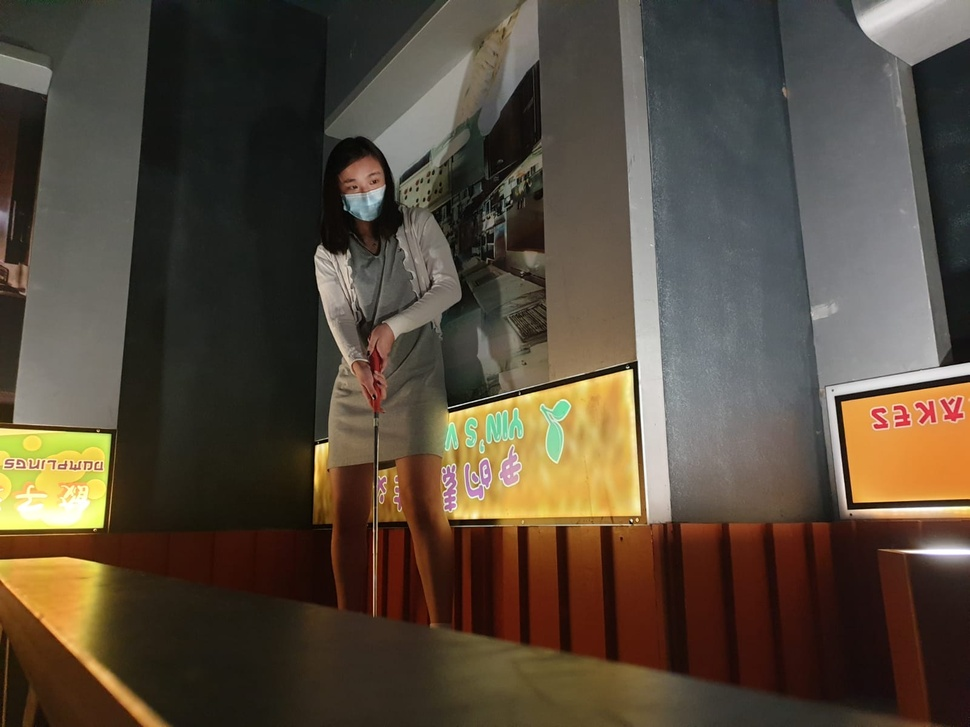
#> input picture Photos/Cuiwen 2.jpeg, 970 x 727 px, shrunk from 1600 x 1200 before the run
$ python '5 Essential Functions.py'
#> lines starting #> are read from the running program, lines starting #| are printed output that depends on the picture; after the words box and inside, x2 and y2 are one past the last pixel; in counts of white or black regions, pixels touching at a corner belong together
import cv2 as cv

img = cv.imread('Photos/Cuiwen 2.jpeg')
#> img is the input picture: shape (727, 970, 3); mean B, G, R 59.8, 74.1, 85.8

cv.imshow("Cuiwen 2",img)

# Converting an image to Grayscale (Function1)[Converts image to gray to see intensity]
gray = cv.cvtColor(img, cv.COLOR_BGR2GRAY)
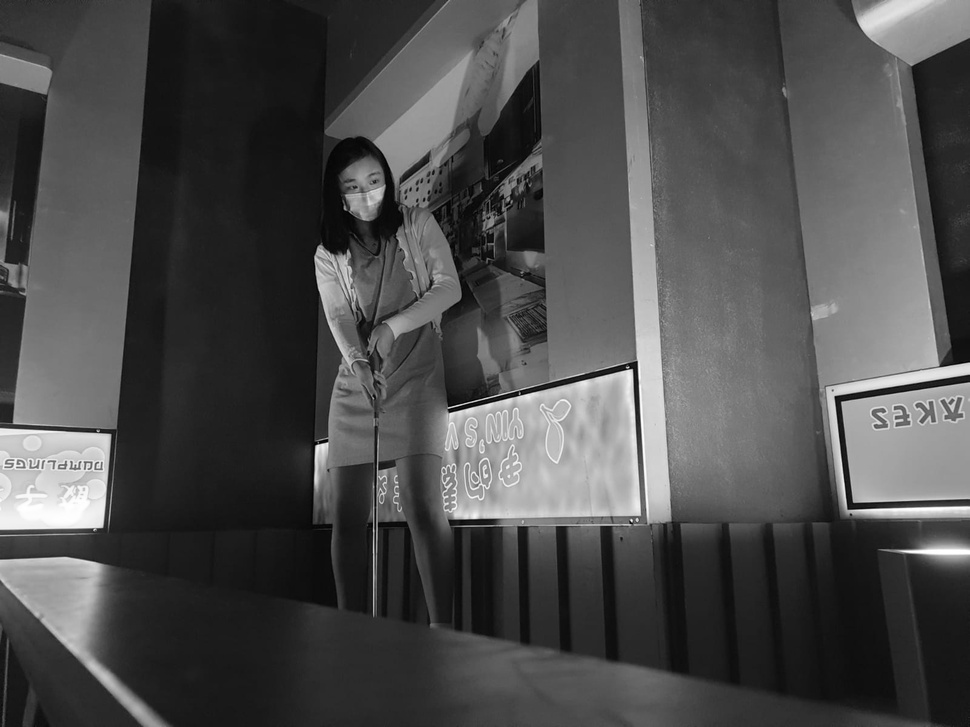
#> gray: shape (727, 970); min 0, max 255, mean 76

cv.imshow('Gray',gray)

# How to blurr an image
blur =cv.GaussianBlur(img,(7,7), cv.BORDER_DEFAULT) # the (3,3) is the blur intensity so if u want more blur increase the number BUT THE NUMBER MUST ALWAYS BE ODD!!
cv.imshow('Blur',blur)

# Edge Cascade [This shows the edges][If u want to reduce the edges pass in the blur variable instead of img]note:More blur= less edges(inversely proportional)
canny = cv.Canny(img, 125,175)
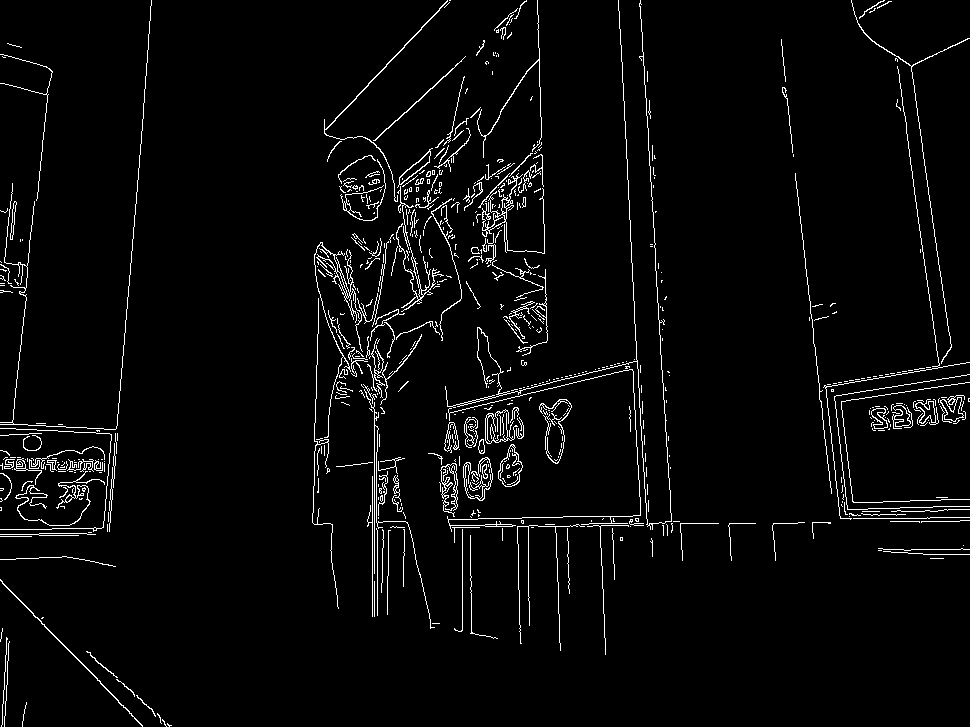
#> canny: shape (727, 970); 3.4% white in thin lines or dots
cv.imshow('Canny Edges',canny)

# How to Dilate an image using a specific structuring element
dilated = cv.dilate(canny,(7,7), iterations=4) #increasing iterations will increase thickness and kernel size controls the dilation
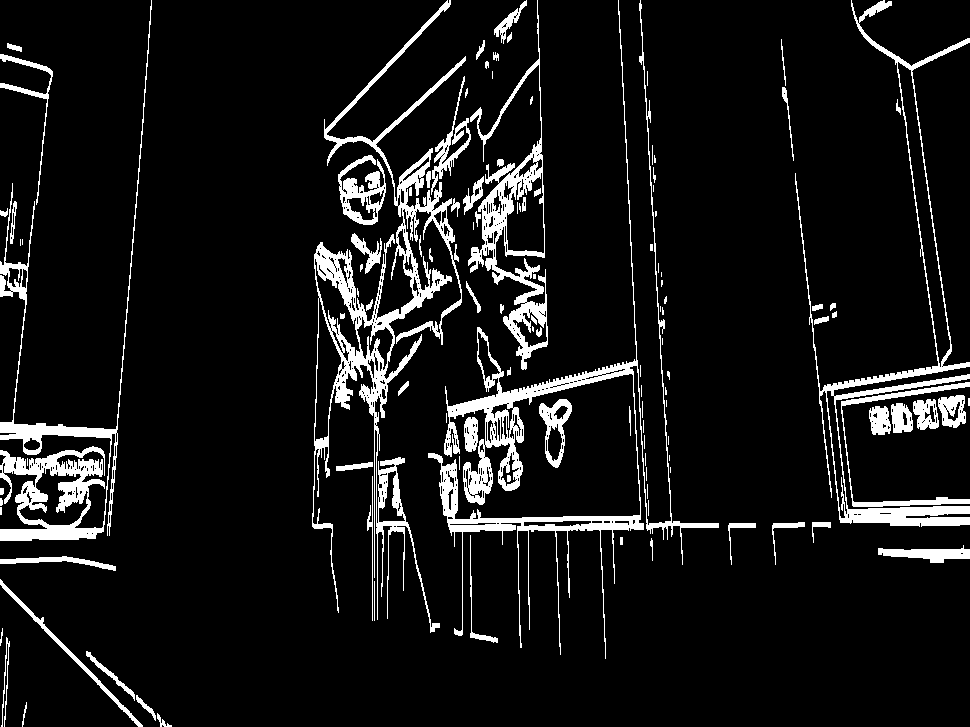
#> dilated: shape (727, 970); 8.6% white; 117 white regions (43 under 20 px), largest, box (x1, y1, x2, y2) and area: (312, 0, 466, 633) 13296, (428, 0, 719, 659) 11511, (0, 0, 152, 541) 8141
cv.imshow('Dilated',dilated)

# How to Erode an image
#> (the run stopped early here; a loop or call above may not have finished)

$ run again, with Photos/Cuiwen 1.jpeg copied over Photos/Cuiwen 2.jpeg
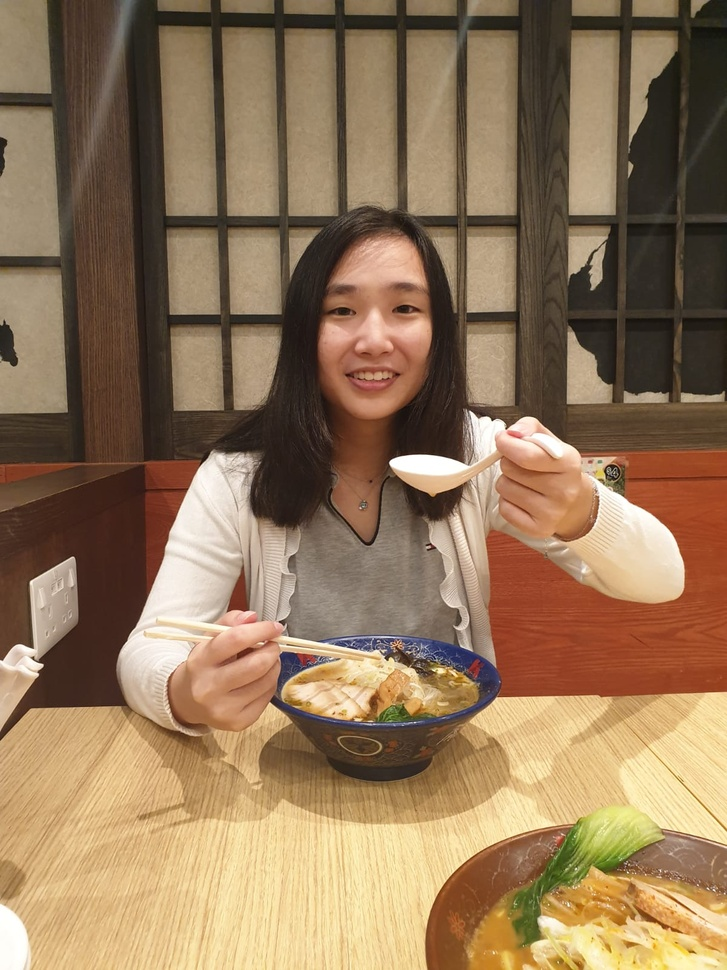
#> input picture Photos/Cuiwen 1.jpeg, 727 x 970 px, shrunk from 1200 x 1600 before the run
#> img is the input picture: shape (970, 727, 3); mean B, G, R 89.4, 119.1, 146.3
#> `canny = cv.Canny(img, 125,175)`:
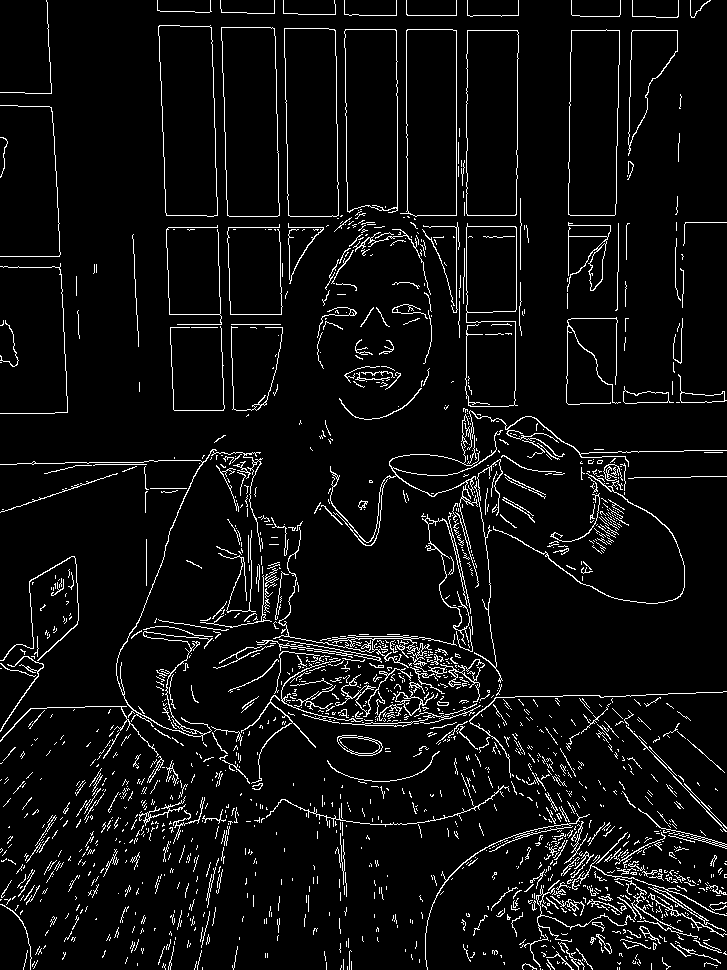
#> canny: shape (970, 727); 5.7% white in thin lines or dots
#> `dilated = cv.dilate(canny,(7,7), iterations=4)`:
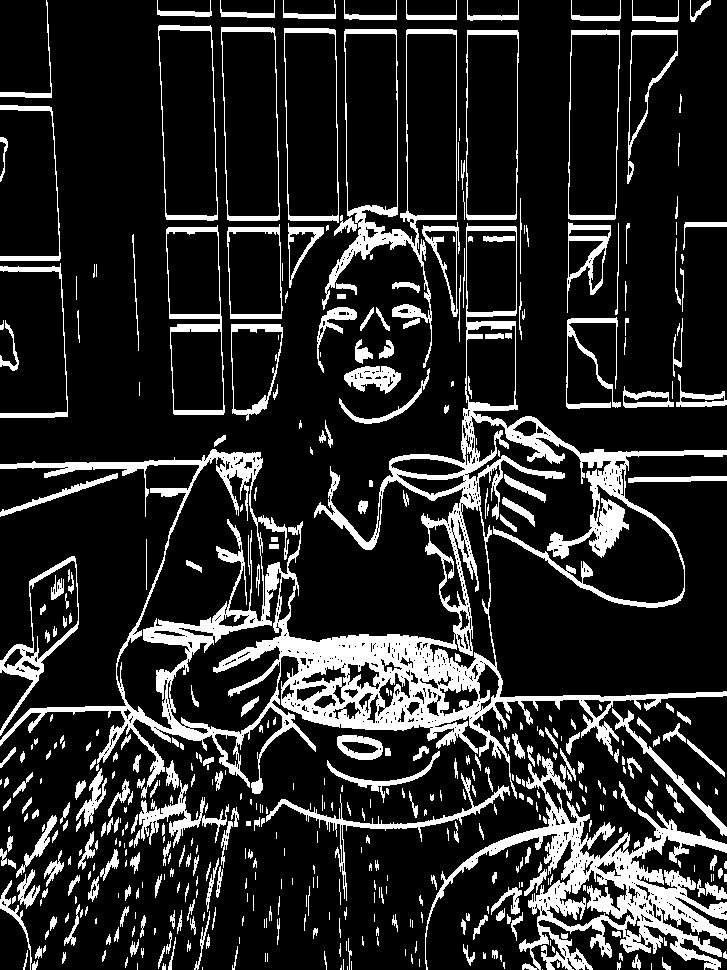
#> dilated: shape (970, 727); 16.4% white; 504 white regions (187 under 20 px), largest, box (x1, y1, x2, y2) and area: (0, 223, 727, 799) 45929, (425, 756, 727, 970) 15871, (322, 29, 457, 368) 4342

$ run again, with Photos/Cuiwen 3.jpeg copied over Photos/Cuiwen 2.jpeg
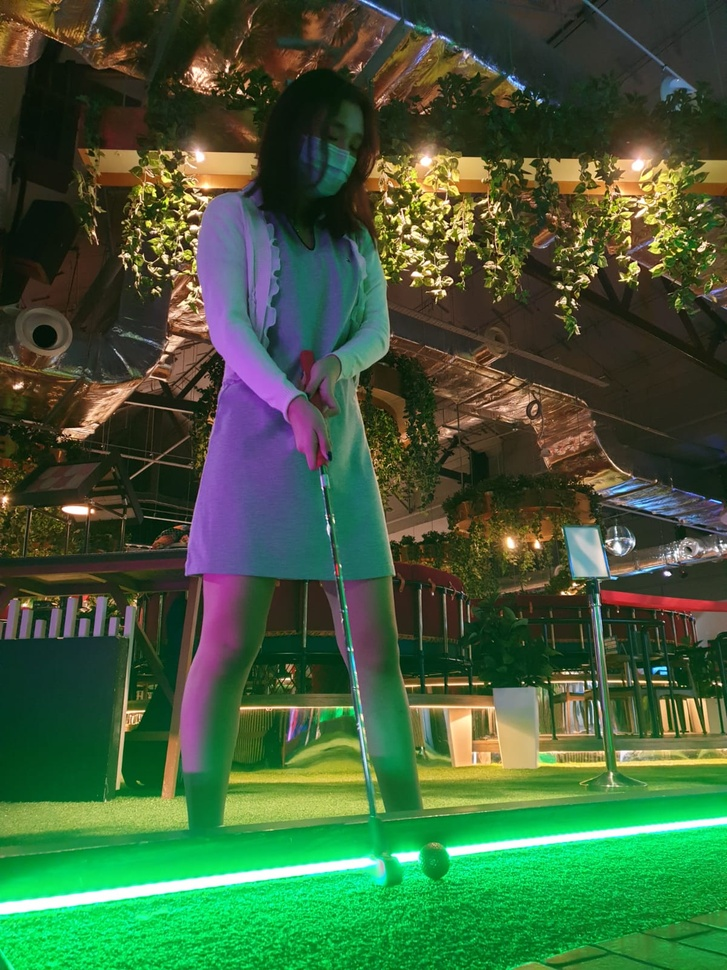
#> input picture Photos/Cuiwen 3.jpeg, 727 x 970 px, shrunk from 1200 x 1600 before the run
#> img is the input picture: shape (970, 727, 3); mean B, G, R 59.3, 94.2, 65.4
#> `canny = cv.Canny(img, 125,175)`:
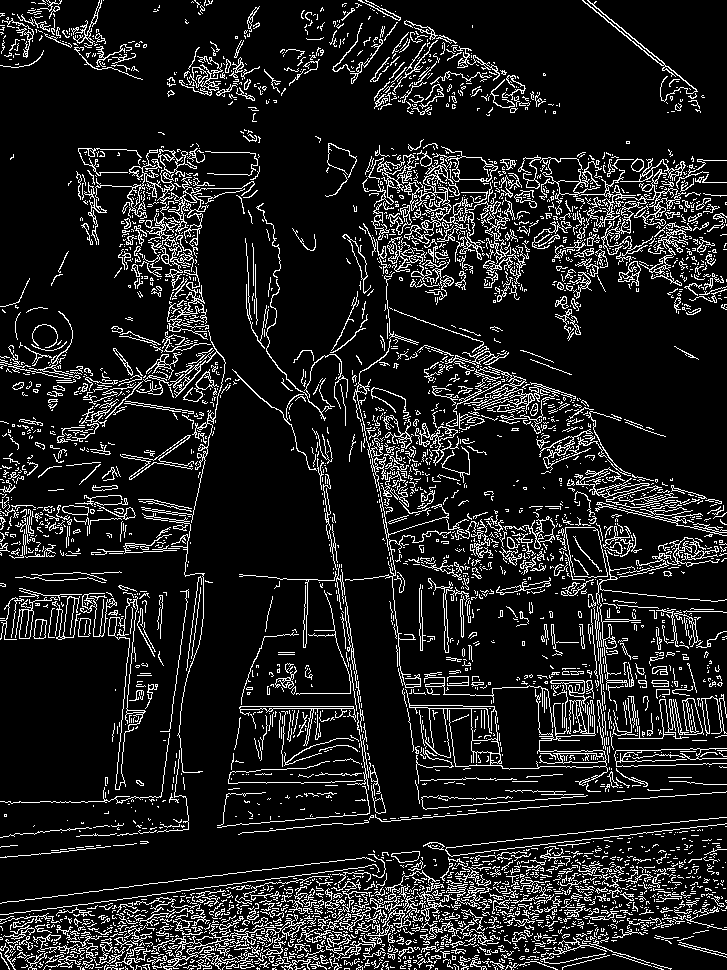
#> canny: shape (970, 727); 12.2% white in thin lines or dots
#> `dilated = cv.dilate(canny,(7,7), iterations=4)`:
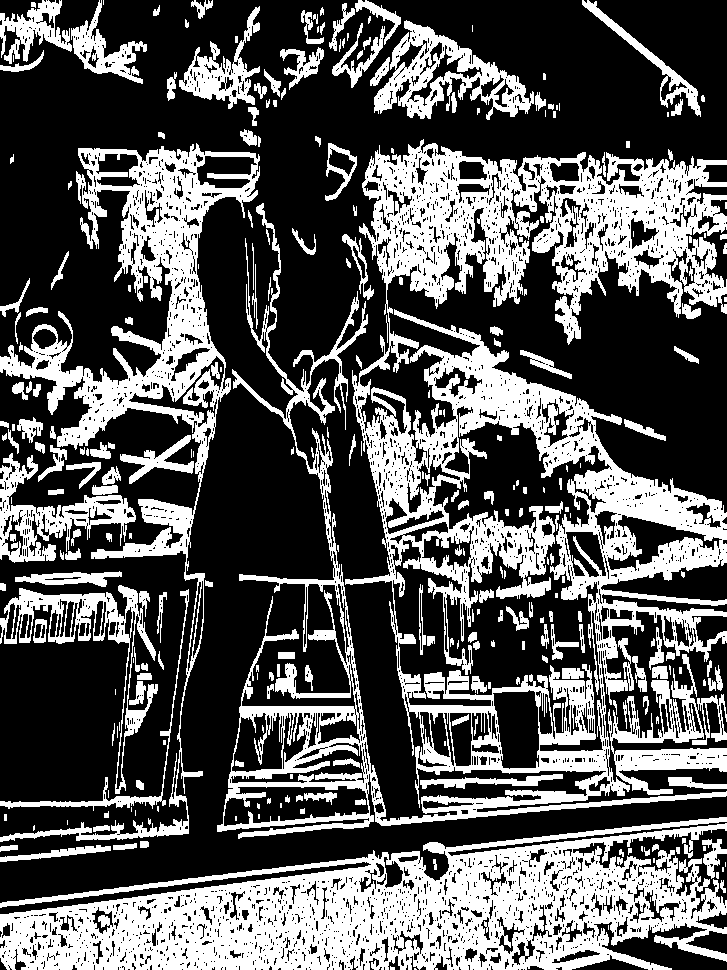
#> dilated: shape (970, 727); 34.9% white; 293 white regions (79 under 20 px), largest, box (x1, y1, x2, y2) and area: (217, 139, 727, 839) 104328, (0, 817, 727, 970) 58970, (0, 143, 260, 842) 28980
